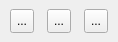
<?xml version="1.0" encoding="UTF-8"?>
<ui version="4.0">
 <class>SeerEditorOptionsBarWidgetForm</class>
 <widget class="QWidget" name="SeerEditorOptionsBarWidgetForm">
  <property name="geometry">
   <rect>
    <x>0</x>
    <y>0</y>
    <width>118</width>
    <height>42</height>
   </rect>
  </property>
  <property name="windowTitle">
   <string>Form</string>
  </property>
  <layout class="QHBoxLayout" name="horizontalLayout">
   <property name="spacing">
    <number>3</number>
   </property>
   <property name="leftMargin">
    <number>0</number>
   </property>
   <property name="topMargin">
    <number>0</number>
   </property>
   <property name="rightMargin">
    <number>0</number>
   </property>
   <property name="bottomMargin">
    <number>0</number>
   </property>
   <item>
    <widget class="QToolButton" name="fileOpenTB">
     <property name="minimumSize">
      <size>
       <width>24</width>
       <height>24</height>
      </size>
     </property>
     <property name="toolTip">
      <string>Open a source file.</string>
     </property>
     <property name="text">
      <string>...</string>
     </property>
     <property name="icon">
      <iconset resource="../SeeDataStructureRc.qrc">
       <normaloff>:/resources/RelaxLightIcons/document-open.svg</normaloff>:/resources/RelaxLightIcons/document-open.svg</iconset>
     </property>
    </widget>
   </item>
   <item>
    <widget class="QToolButton" name="fileCloseTB">
     <property name="minimumSize">
      <size>
       <width>24</width>
       <height>24</height>
      </size>
     </property>
     <property name="toolTip">
      <string>Close opened source files.</string>
     </property>
     <property name="text">
      <string>...</string>
     </property>
     <property name="icon">
      <iconset resource="../SeeDataStructureRc.qrc">
       <normaloff>:/resources/RelaxLightIcons/list-remove.svg</normaloff>:/resources/RelaxLightIcons/list-remove.svg</iconset>
     </property>
    </widget>
   </item>
   <item>
    <widget class="QToolButton" name="textSearchTB">
     <property name="minimumSize">
      <size>
       <width>24</width>
       <height>24</height>
      </size>
     </property>
     <property name="toolTip">
      <string>Show search bar for text.</string>
     </property>
     <property name="text">
      <string>...</string>
     </property>
     <property name="icon">
      <iconset resource="../SeeDataStructureRc.qrc">
       <normaloff>:/resources/RelaxLightIcons/edit-find.svg</normaloff>:/resources/RelaxLightIcons/edit-find.svg</iconset>
     </property>
    </widget>
   </item>
  </layout>
 </widget>
 <resources>
  <include location="../SeeDataStructureRc.qrc"/>
 </resources>
 <connections/>
</ui>
